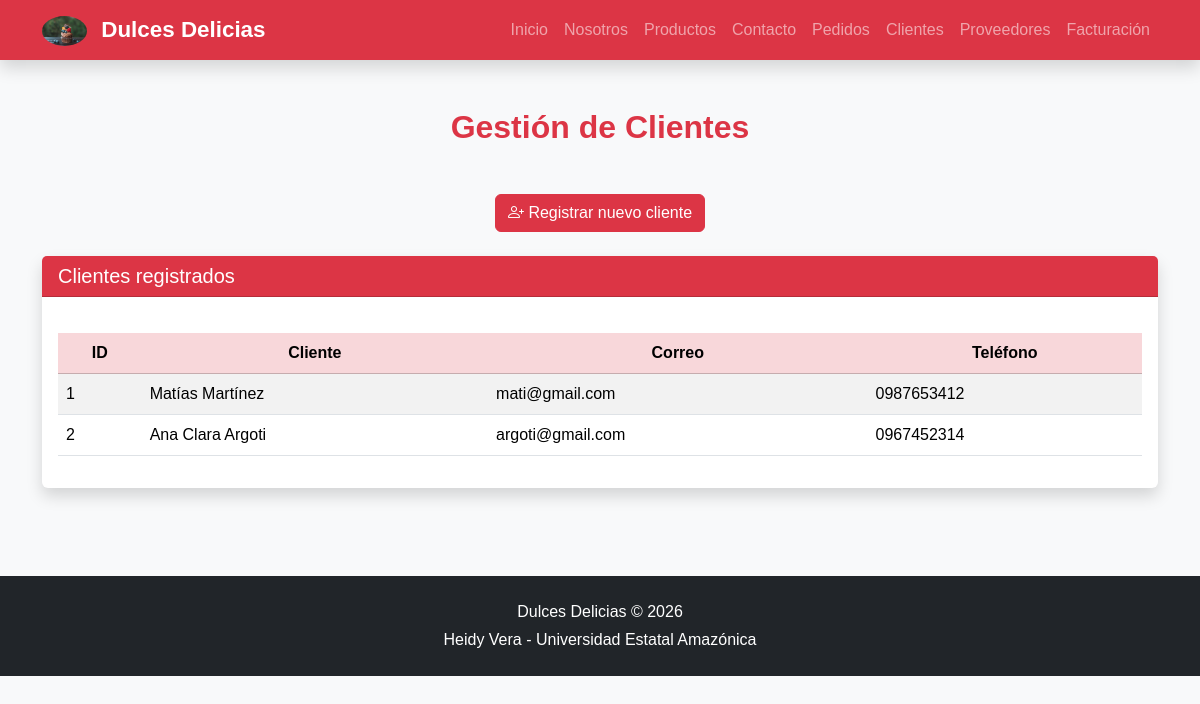
Screenshot of /clientes with the database file from the repository.
### tables this page shows
CREATE TABLE clientes (
            id INTEGER PRIMARY KEY AUTOINCREMENT,
            nombre TEXT NOT NULL,
            correo TEXT NOT NULL,
            telefono TEXT NOT NULL
        );

### app.py (the view)
@app.route("/clientes")
def clientes():
    conn = conectar_bd()
    cursor = conn.cursor()
    cursor.execute("""
        SELECT id, nombre, correo, telefono
        FROM clientes
    """)
    clientes_lista = cursor.fetchall()
    conn.close()
    return render_template(
        "clientes.html",
        clientes=clientes_lista
    )

### app.py (called while the page is built)
def conectar_bd():
    conn = sqlite3.connect(DATABASE)
    conn.row_factory = sqlite3.Row
    return conn

### templates/clientes.html (shortened to what this page needs)
{% extends "base.html" %}
{% block content %}
<section class="py-5">
    <div class="container">
        <h2 class="text-center text-danger mb-5">
            Gestión de Clientes
        </h2>
        <div class="text-center mb-4">
            <a href="{{ url_for('nuevo_cliente') }}"
               class="btn btn-danger">
                <i class="bi bi-person-plus"></i>
                Registrar nuevo cliente
            </a>
        </div>
        <div class="card shadow">
            <div class="card-header bg-danger text-white">
                <h5 class="mb-0">
                    Clientes registrados
                </h5>
            </div>
            <div class="card-body">
                <div class="table-responsive">
                    <table class="table table-striped table-hover">
                        <thead class="table-danger">
                            <tr>
                                <th>ID</th>
                                <th>Cliente</th>
                                <th>Correo</th>
                                <th>Teléfono</th>
                            </tr>
                        </thead>
                        <tbody>
                            {% for cliente in clientes %}
                            <tr>
                                <td>
                                    {{ cliente.id }}
                                </td>
                                <td>
                                    {{ cliente.nombre }}
                                </td>
                                <td>
                                    {{ cliente.correo }}
                                </td>
                                <td>
                                    {{ cliente.telefono }}
                                </td>
                            </tr>
                            {% endfor %}
                        </tbody>
                    </table>
                </div>
            </div>
        </div>
    </div>
</section>
{% endblock %}

### static/css/style.css (style rules this page uses)
body { font-family: Arial, Helvetica, sans-serif; background:#f8f9fa; color:#333; scroll-behavior:smooth; }
section h2 { font-weight:bold; margin-bottom:30px; }
.card { border:none; transition:0.3s; }
.btn { transition:.3s; }
.table { margin-top:20px; }
.table thead { text-align:center; }
.table tbody td { vertical-align:middle; }

### rows the page displays
clientes: id "1", nombre "Matías Martínez", correo "mati@gmail.com", telefono "0987653412"
clientes: id "2", nombre "Ana Clara Argoti", correo "argoti@gmail.com", telefono "0967452314"
